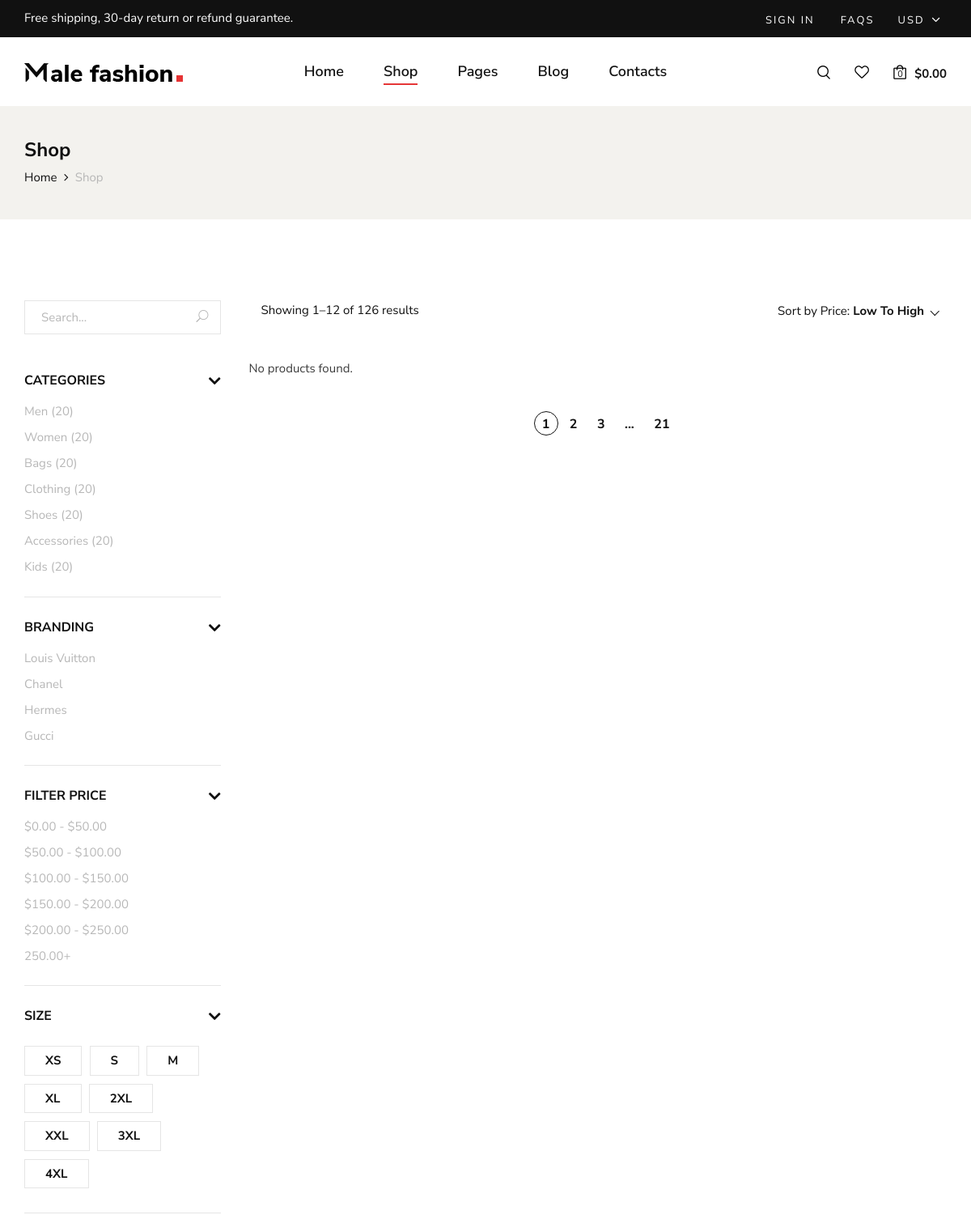
The app's page /shop.php (upper part), older data.
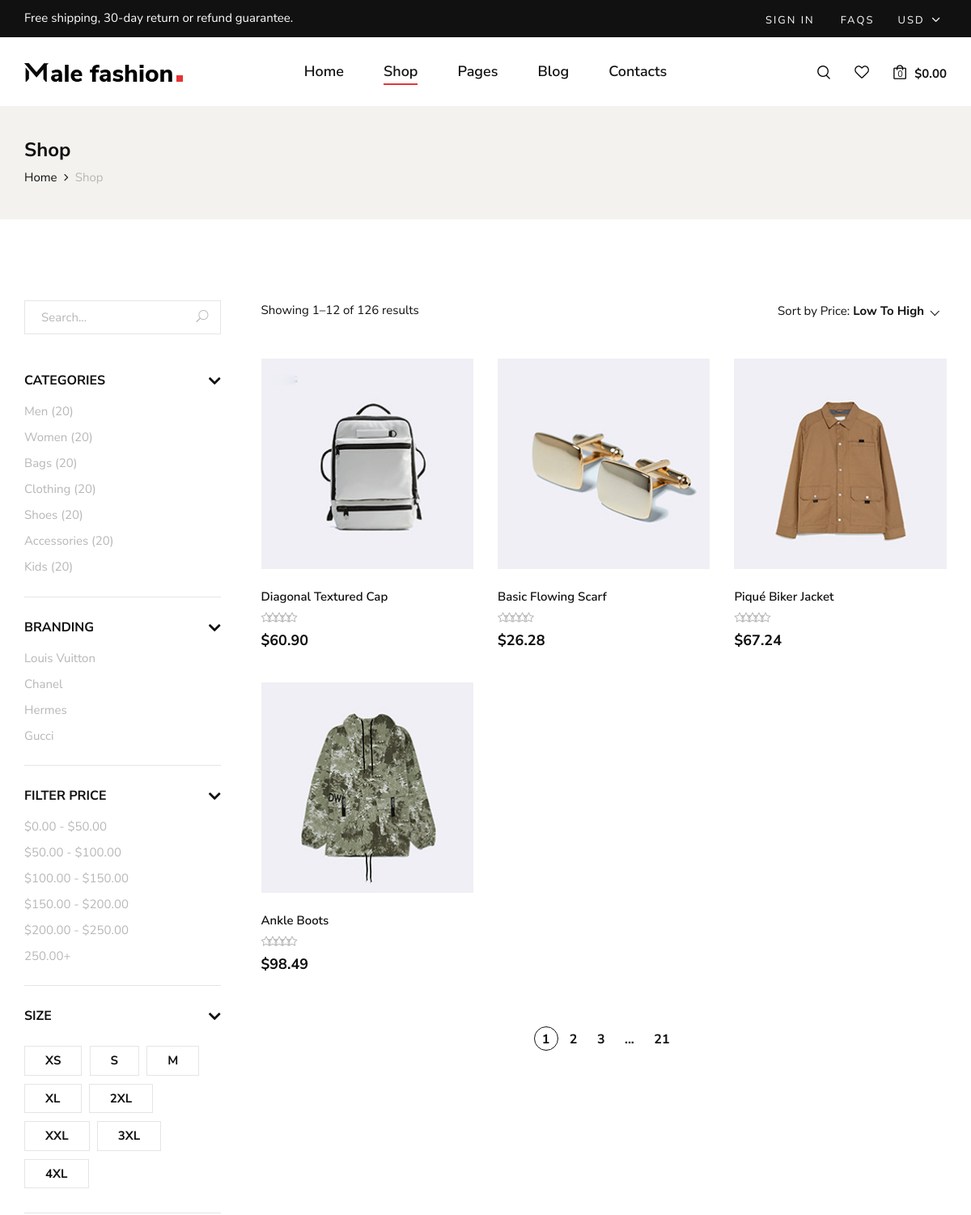
The same page, newer data.
### tables this page shows
CREATE TABLE `product` (
  `ID` int(11) NOT NULL,
  `NAME` varchar(500) DEFAULT NULL,
  `IMAGE` varchar(550) DEFAULT NULL,
  `IDCATEGORY` int(11) DEFAULT NULL,
  `PRICE` double DEFAULT NULL,
  `QUATITY` int(11) DEFAULT NULL,
  `ISACTIVE` tinyint(4) DEFAULT NULL
);

### shop.php (the view, shortened to what this page needs)
<?php
$servername = "localhost";
$username = "root";
$password = "";
$dbname = "male_fashion";
$conn = new mysqli($servername, $username, $password, $dbname);
$sql = "SELECT p.ID, p.NAME, p.IMAGE, p.PRICE, c.NAME AS CATEGORY_NAME
        FROM product p
        JOIN category c ON p.IDCATEGORY = c.ID
        WHERE p.ISACTIVE = 1";
$result = $conn->query($sql);
?>
<!DOCTYPE html>
<html lang="zxx">
<head>
    <link rel="stylesheet" href="css/bootstrap.min.css" type="text/css">
    <link rel="stylesheet" href="css/font-awesome.min.css" type="text/css">
    <link rel="stylesheet" href="css/elegant-icons.css" type="text/css">
    <link rel="stylesheet" href="css/magnific-popup.css" type="text/css">
    <link rel="stylesheet" href="css/nice-select.css" type="text/css">
    <link rel="stylesheet" href="css/owl.carousel.min.css" type="text/css">
    <link rel="stylesheet" href="css/slicknav.min.css" type="text/css">
    <link rel="stylesheet" href="css/style.css" type="text/css">
</head>
<body>
    <header class="header">
        <div class="header__top">
            <div class="container">
                <div class="row">
                    <div class="col-lg-6 col-md-7">
                        <div class="header__top__left">
                            <p>Free shipping, 30-day return or refund guarantee.</p>
                        </div>
                    </div>
                    <div class="col-lg-6 col-md-5">
                        <div class="header__top__right">
                            <div class="header__top__links">
                                <a href="../malefashion-master/login-male.php">Sign in</a>
                                <a href="#">FAQs</a>
                            </div>
                            <div class="header__top__hover">
                                <span>Usd <i class="arrow_carrot-down"></i></span>
                            </div>
                        </div>
                    </div>
                </div>
            </div>
        </div>
        <div class="container">
            <div class="row">
                <div class="col-lg-3 col-md-3">
                    <div class="header__logo">
                        <a href="./index.php"><img src="img/logo.png" alt=""></a>
                    </div>
                </div>
                <div class="col-lg-6 col-md-6">
                    <nav class="header__menu mobile-menu">
                        <ul>
                            <li><a href="./index.php">Home</a></li>
                            <li class="active"><a href="./shop.php">Shop</a></li>
                            <li><a href="#">Pages</a>
                            </li>
                            <li><a href="./blog.php">Blog</a></li>
                            <li><a href="./contact.php">Contacts</a></li>
                        </ul>
                    </nav>
                </div>
                <div class="col-lg-3 col-md-3">
                    <div class="header__nav__option">
                        <a href="#" class="search-switch"><img src="img/icon/search.png" alt=""></a>
                        <a href="#"><img src="img/icon/heart.png" alt=""></a>
                        <a href="#"><img src="img/icon/cart.png" alt=""> <span>0</span></a>
                        <div class="price">$0.00</div>
                    </div>
                </div>
            </div>
        </div>
    </header>
    <section class="breadcrumb-option">
        <div class="container">
            <div class="row">
                <div class="col-lg-12">
                    <div class="breadcrumb__text">
                        <h4>Shop</h4>
                        <div class="breadcrumb__links">
                            <a href="./index.php">Home</a>
                            <span>Shop</span>
                        </div>
                    </div>
                </div>
            </div>
        </div>
    </section>
    <section class="shop spad">
        <div class="container">
            <div class="row">
                <div class="col-lg-3">
                    <div class="shop__sidebar">
                        <div class="shop__sidebar__search">
                            <form action="#">
                                <input type="text" placeholder="Search...">
                                <button type="submit"><span class="icon_search"></span></button>
                            </form>
                        </div>
                        <div class="shop__sidebar__accordion">
                            <div class="accordion" id="accordionExample">
                                <div class="card">
                                    <div class="card-heading">
                                        <a data-toggle="collapse" data-target="#collapseOne">Categories</a>
                                    </div>
                                    <div id="collapseOne" class="collapse show" data-parent="#accordionExample">
                                        <div class="card-body">
                                            <div class="shop__sidebar__categories">
                                                <ul class="nice-scroll">
                                                    <li><a href="#">Men (20)</a></li>
                                                    <li><a href="#">Women (20)</a></li>
                                                    <li><a href="#">Bags (20)</a></li>
                                                    <li><a href="#">Clothing (20)</a></li>
                                                    <li><a href="#">Shoes (20)</a></li>
                                                    <li><a href="#">Accessories (20)</a></li>
                                                    <li><a href="#">Kids (20)</a></li>
                                                    <li><a href="#">Kids (20)</a></li>
                                                </ul>
                                            </div>
                                        </div>
                                    </div>
                                </div>
                                <div class="card">
                                    <div class="card-heading">
                                        <a data-toggle="collapse" data-target="#collapseTwo">Branding</a>
                                    </div>
                                    <div id="collapseTwo" class="collapse show" data-parent="#accordionExample">
                                        <div class="card-body">
                                            <div class="shop__sidebar__brand">
                                                <ul>
                                                    <li><a href="#">Louis Vuitton</a></li>
                                                    <li><a href="#">Chanel</a></li>
                                                    <li><a href="#">Hermes</a></li>
                                                    <li><a href="#">Gucci</a></li>
                                                </ul>
                                            </div>
                                        </div>
                                    </div>
                                </div>
                                <div class="card">
                                    <div class="card-heading">
                                        <a data-toggle="collapse" data-target="#collapseThree">Filter Price</a>
                                    </div>
                                    <div id="collapseThree" class="collapse show" data-parent="#accordionExample">
                                        <div class="card-body">
                                            <div class="shop__sidebar__price">
                                                <ul>
                                                    <li><a href="#">$0.00 - $50.00</a></li>
                                                    <li><a href="#">$50.00 - $100.00</a></li>
                                                    <li><a href="#">$100.00 - $150.00</a></li>
                                                    <li><a href="#">$150.00 - $200.00</a></li>
                                                    <li><a href="#">$200.00 - $250.00</a></li>
                                                    <li><a href="#">250.00+</a></li>
                                                </ul>
                                            </div>
                                        </div>
                                    </div>
                                </div>
                                <div class="card">
                                    <div class="card-heading">
                                        <a data-toggle="collapse" data-target="#collapseFour">Size</a>
                                    </div>
                                    <div id="collapseFour" class="collapse show" data-parent="#accordionExample">
                                        <div class="card-body">
                                            <div class="shop__sidebar__size">
                                                <label for="xs">xs
                                                </label>
                                                <label for="sm">s
                                                </label>
                                                <label for="md">m
                                                </label>
                                                <label for="xl">xl
                                                </label>
                                                <label for="2xl">2xl
                                                </label>
                                                <label for="xxl">xxl
                                                </label>
                                                <label for="3xl">3xl
                                                </label>
                                                <label for="4xl">4xl
                                                </label>
                                            </div>
                                        </div>
                                    </div>
                                </div>
                            </div>
                        </div>
                    </div>
                </div>
                <div class="col-lg-9">
                    <div class="shop__product__option">
                        <div class="row">
                            <div class="col-lg-6 col-md-6 col-sm-6">
                                <div class="shop__product__option__left">
                                    <p>Showing 1–12 of 126 results</p>
                                </div>
                            </div>
                            <div class="col-lg-6 col-md-6 col-sm-6">
                                <div class="shop__product__option__right">
                                    <p>Sort by Price:</p>
                                </div>
                            </div>
                        </div>
                    </div>
                    <div id="product-results" class="row">
                        <?php
                        if ($result->num_rows > 0) {
                            while ($row = $result->fetch_assoc()) {
                                $imagePath = 'img/product/' . $row["IMAGE"];
                                echo "<div class='col-lg-4 col-md-6 col-sm-6'>";
                                echo "<div class='product__item'>";
                                echo "<div class='product__item__pic set-bg' data-setbg='$imagePath'>";
                                echo "</div>";
                                echo "<div class='product__item__text'>";
                                echo "<h6>" . $row["NAME"] . "</h6>";
                                echo "<div class='rating'>";
                                for ($i = 0; $i < 5; $i++) {
                                    echo "<i class='fa fa-star-o'></i>";
                                }
                                echo "</div>";
                                echo "<h5>$" . number_format($row["PRICE"], 2) . "</h5>";
                                echo "</div>";
                                echo "</div>";
                                echo "</div>";
                            }
                        } else {
                            echo "<p>No products found.</p>";
                        }
                        ?>
                    </div>
                    <div class="row">
                        <div class="col-lg-12">
                            <div class="product__pagination">
                                <a class="active" href="#">1</a>
                                <a href="#">2</a>
                                <a href="#">3</a>
                                <span>...</span>
                                <a href="#">21</a>
                            </div>
                        </div>
                    </div>
                </div>
            </div>
        </div>
    </section>
</body>
</html>

Row changes from the older to the newer data that the page shows:
added product: shows a picture, NAME "Diagonal Textured Cap", PRICE "60.90"
added product: shows a picture, NAME "Basic Flowing Scarf", PRICE "26.28"
added product: shows a picture, NAME "Piqué Biker Jacket", PRICE "67.24"
added product: shows a picture, NAME "Ankle Boots", PRICE "98.49"
Text that changed along with them:
text no longer shown: "No products found."
